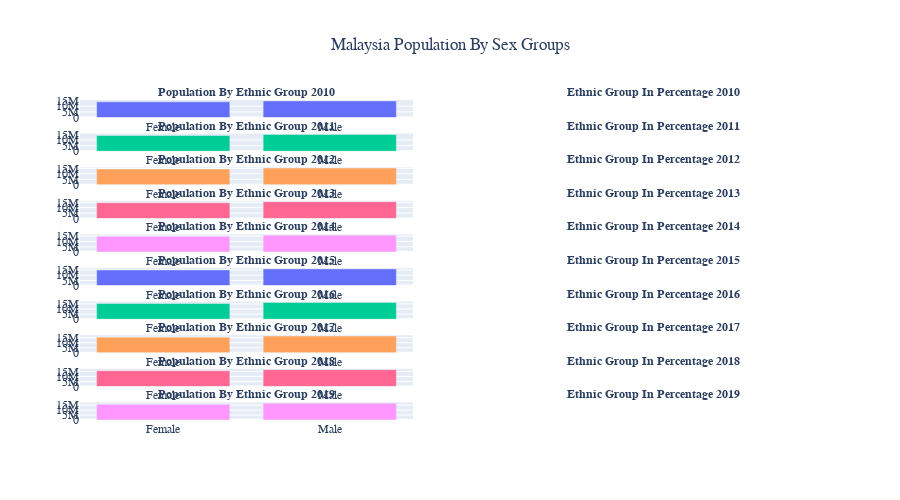

Write notebook code for a chart like this one.
### Code cell
fig = make_subplots(
    rows=10, cols=2,
    specs=[[{"type": "xy"},{"type": "domain"}],
           [{"type": "xy"},{"type": "domain"}],
           [{"type": "xy"},{"type": "domain"}],
           [{"type": "xy"},{"type": "domain"}],
           [{"type": "xy"},{"type": "domain"}],
           [{"type": "xy"},{"type": "domain"}],
           [{"type": "xy"},{"type": "domain"}],
           [{"type": "xy"},{"type": "domain"}],
           [{"type": "xy"},{"type": "domain"}],
           [{"type": "xy"},{"type": "domain"}]],
    subplot_titles=('<b>Population By Ethnic Group 2010</b>','<b>Ethnic Group In Percentage 2010</b>',
                    '<b>Population By Ethnic Group 2011</b>','<b>Ethnic Group In Percentage 2011</b>',
                    '<b>Population By Ethnic Group 2012</b>','<b>Ethnic Group In Percentage 2012</b>',
                    '<b>Population By Ethnic Group 2013</b>','<b>Ethnic Group In Percentage 2013</b>',
                    '<b>Population By Ethnic Group 2014</b>','<b>Ethnic Group In Percentage 2014</b>',
                    '<b>Population By Ethnic Group 2015</b>','<b>Ethnic Group In Percentage 2015</b>',
                    '<b>Population By Ethnic Group 2016</b>','<b>Ethnic Group In Percentage 2016</b>',
                    '<b>Population By Ethnic Group 2017</b>','<b>Ethnic Group In Percentage 2017</b>',
                    '<b>Population By Ethnic Group 2018</b>','<b>Ethnic Group In Percentage 2018</b>',
                    '<b>Population By Ethnic Group 2019</b>','<b>Ethnic Group In Percentage 2019</b>')
)
#Graph 2010
fig.add_trace(go.Bar(x = df_sex_population['Sex'], y = df_sex_population['2010'],name='2010'),row=1, col=1)
fig.add_trace(go.Pie(values=df_sex_population['Sex'],labels=df_sex_population['2010'],
                     textinfo='label+percent'),row=1, col=2)
#Graph 2011
fig.add_trace(go.Bar(x = df_sex_population['Sex'], y = df_sex_population['2011'],name='2011'),row=2, col=1)
fig.add_trace(go.Pie(values=df_sex_population['Sex'],labels=df_sex_population['2011'],
                     textinfo='label+percent'),row=2, col=2)
#Graph 2012
fig.add_trace(go.Bar(x = df_sex_population['Sex'], y = df_sex_population['2012'],name='2012'),row=3, col=1)
fig.add_trace(go.Pie(values=df_sex_population['Sex'],labels=df_sex_population['2012'],
                     textinfo='label+percent'),row=3, col=2)
#Graph 2013
fig.add_trace(go.Bar(x = df_sex_population['Sex'], y = df_sex_population['2013'],name='2013'),row=4, col=1)
fig.add_trace(go.Pie(values=df_sex_population['Sex'],labels=df_sex_population['2013'],
                     textinfo='label+percent'),row=4, col=2)
#Graph 2014
fig.add_trace(go.Bar(x = df_sex_population['Sex'], y = df_sex_population['2014'],name='2014'),row=5, col=1)
fig.add_trace(go.Pie(values=df_sex_population['Sex'],labels=df_sex_population['2014'],
                     textinfo='label+percent'),row=5, col=2)
#Graph 2015
fig.add_trace(go.Bar(x = df_sex_population['Sex'], y = df_sex_population['2015'],name='2015'),row=6, col=1)
fig.add_trace(go.Pie(values=df_sex_population['Sex'],labels=df_sex_population['2015'],
                     textinfo='label+percent'),row=6, col=2)
#Graph 2016
fig.add_trace(go.Bar(x = df_sex_population['Sex'], y = df_sex_population['2016'],name='2016'),row=7, col=1)
fig.add_trace(go.Pie(values=df_sex_population['Sex'],labels=df_sex_population['2016'],
                     textinfo='label+percent'),row=7, col=2)
#Graph 2017
fig.add_trace(go.Bar(x = df_sex_population['Sex'], y = df_sex_population['2017'],name='2017'),row=8, col=1)
fig.add_trace(go.Pie(values=df_sex_population['Sex'],labels=df_sex_population['2017'],
                     textinfo='label+percent'),row=8, col=2)
#Graph 2018
fig.add_trace(go.Bar(x = df_sex_population['Sex'], y = df_sex_population['2018'],name='2018'),row=9, col=1)
fig.add_trace(go.Pie(values=df_sex_population['Sex'],labels=df_sex_population['2018'],
                     textinfo='label+percent'),row=9, col=2)
#Graph 2019
fig.add_trace(go.Bar(x = df_sex_population['Sex'], y = df_sex_population['2019'],name='2019'),row=10, col=1)
fig.add_trace(go.Pie(values=df_sex_population['Sex'],labels=df_sex_population['2019'],
                     textinfo='label+percent'),row=10, col=2)

fig.update_layout(height=500, showlegend=False,
                 title_text='Malaysia Population By Sex Groups', title_x=0.5)
fig.update_annotations(font=dict(family="Helvetica", size=12))
fig.update_layout(font=dict(family="Helvetica", size=12))

#fig.show()

### Figure 1 — Plotly figure (JSON) as saved in the notebook; plotly's stock layout.template omitted (floating-point values rounded to 4 significant figures)
{"data": [{"name": "2010", "type": "bar", "x": ["Female", "Male"], "xaxis": "x", "y": [13858095, 14730542], "yaxis": "y"}, {"domain": {"x": [0.55, 1], "y": [0.945, 1]}, "labels": [13858095, 14730542], "textinfo": "label+percent", "type": "pie", "values": ["Female", "Male"]}, {"name": "2011", "type": "bar", "x": ["Female", "Male"], "xaxis": "x2", "y": [14081700, 14980200], "yaxis": "y2"}, {"domain": {"x": [0.55, 1], "y": [0.84, 0.895]}, "labels": [14081700, 14980200], "textinfo": "label+percent", "type": "pie", "values": ["Female", "Male"]}, {"name": "2012", "type": "bar", "x": ["Female", "Male"], "xaxis": "x3", "y": [14294400, 15214900], "yaxis": "y3"}, {"domain": {"x": [0.55, 1], "y": [0.735, 0.79]}, "labels": [14294400, 15214900], "textinfo": "label+percent", "type": "pie", "values": ["Female", "Male"]}, {"name": "2013", "type": "bar", "x": ["Female", "Male"], "xaxis": "x4", "y": [14608900, 15605100], "yaxis": "y4"}, {"domain": {"x": [0.55, 1], "y": [0.63, 0.685]}, "labels": [14608900, 15605100], "textinfo": "label+percent", "type": "pie", "values": ["Female", "Male"]}, {"name": "2014", "type": "bar", "x": ["Female", "Male"], "xaxis": "x5", "y": [14840600, 15867800], "yaxis": "y5"}, {"domain": {"x": [0.55, 1], "y": [0.525, 0.58]}, "labels": [14840600, 15867800], "textinfo": "label+percent", "type": "pie", "values": ["Female", "Male"]}, {"name": "2015", "type": "bar", "x": ["Female", "Male"], "xaxis": "x6", "y": [15074100, 16112300], "yaxis": "y6"}, {"domain": {"x": [0.55, 1], "y": [0.42, 0.475]}, "labels": [15074100, 16112300], "textinfo": "label+percent", "type": "pie", "values": ["Female", "Male"]}, {"name": "2016", "type": "bar", "x": ["Female", "Male"], "xaxis": "x7", "y": [15286800, 16346500], "yaxis": "y7"}, {"domain": {"x": [0.55, 1], "y": [0.315, 0.37]}, "labels": [15286800, 16346500], "textinfo": "label+percent", "type": "pie", "values": ["Female", "Male"]}, {"name": "2017", "type": "bar", "x": ["Female", "Male"], "xaxis": "x8", "y": [15479800, 16542600], "yaxis": "y8"}, {"domain": {"x": [0.55, 1], "y": [0.21, 0.265]}, "labels": [15479800, 16542600], "textinfo": "label+percent", "type": "pie", "values": ["Female", "Male"]}, {"name": "2018", "type": "bar", "x": ["Female", "Male"], "xaxis": "x9", "y": [15660800, 16721500], "yaxis": "y9"}, {"domain": {"x": [0.55, 1], "y": [0.105, 0.16]}, "labels": [15660800, 16721500], "textinfo": "label+percent", "type": "pie", "values": ["Female", "Male"]}, {"name": "2019", "type": "bar", "x": ["Female", "Male"], "xaxis": "x10", "y": [15751400, 16830600], "yaxis": "y10"}, {"domain": {"x": [0.55, 1], "y": [0, 0.055]}, "labels": [15751400, 16830600], "textinfo": "label+percent", "type": "pie", "values": ["Female", "Male"]}], "layout": {"annotations": [{"font": {"family": "Helvetica", "size": 12}, "showarrow": false, "text": "<b>Population By Ethnic Group 2010</b>", "x": 0.225, "xanchor": "center", "xref": "paper", "y": 1, "yanchor": "bottom", "yref": "paper"}, {"font": {"family": "Helvetica", "size": 12}, "showarrow": false, "text": "<b>Ethnic Group In Percentage 2010</b>", "x": 0.775, "xanchor": "center", "xref": "paper", "y": 1, "yanchor": "bottom", "yref": "paper"}, {"font": {"family": "Helvetica", "size": 12}, "showarrow": false, "text": "<b>Population By Ethnic Group 2011</b>", "x": 0.225, "xanchor": "center", "xref": "paper", "y": 0.895, "yanchor": "bottom", "yref": "paper"}, {"font": {"family": "Helvetica", "size": 12}, "showarrow": false, "text": "<b>Ethnic Group In Percentage 2011</b>", "x": 0.775, "xanchor": "center", "xref": "paper", "y": 0.895, "yanchor": "bottom", "yref": "paper"}, {"font": {"family": "Helvetica", "size": 12}, "showarrow": false, "text": "<b>Population By Ethnic Group 2012</b>", "x": 0.225, "xanchor": "center", "xref": "paper", "y": 0.79, "yanchor": "bottom", "yref": "paper"}, {"font": {"family": "Helvetica", "size": 12}, "showarrow": false, "text": "<b>Ethnic Group In Percentage 2012</b>", "x": 0.775, "xanchor": "center", "xref": "paper", "y": 0.79, "yanchor": "bottom", "yref": "paper"}, {"font": {"family": "Helvetica", "size": 12}, "showarrow": false, "text": "<b>Population By Ethnic Group 2013</b>", "x": 0.225, "xanchor": "center", "xref": "paper", "y": 0.685, "yanchor": "bottom", "yref": "paper"}, {"font": {"family": "Helvetica", "size": 12}, "showarrow": false, "text": "<b>Ethnic Group In Percentage 2013</b>", "x": 0.775, "xanchor": "center", "xref": "paper", "y": 0.685, "yanchor": "bottom", "yref": "paper"}, {"font": {"family": "Helvetica", "size": 12}, "showarrow": false, "text": "<b>Population By Ethnic Group 2014</b>", "x": 0.225, "xanchor": "center", "xref": "paper", "y": 0.58, "yanchor": "bottom", "yref": "paper"}, {"font": {"family": "Helvetica", "size": 12}, "showarrow": false, "text": "<b>Ethnic Group In Percentage 2014</b>", "x": 0.775, "xanchor": "center", "xref": "paper", "y": 0.58, "yanchor": "bottom", "yref": "paper"}, {"font": {"family": "Helvetica", "size": 12}, "showarrow": false, "text": "<b>Population By Ethnic Group 2015</b>", "x": 0.225, "xanchor": "center", "xref": "paper", "y": 0.475, "yanchor": "bottom", "yref": "paper"}, {"font": {"family": "Helvetica", "size": 12}, "showarrow": false, "text": "<b>Ethnic Group In Percentage 2015</b>", "x": 0.775, "xanchor": "center", "xref": "paper", "y": 0.475, "yanchor": "bottom", "yref": "paper"}, {"font": {"family": "Helvetica", "size": 12}, "showarrow": false, "text": "<b>Population By Ethnic Group 2016</b>", "x": 0.225, "xanchor": "center", "xref": "paper", "y": 0.37, "yanchor": "bottom", "yref": "paper"}, {"font": {"family": "Helvetica", "size": 12}, "showarrow": false, "text": "<b>Ethnic Group In Percentage 2016</b>", "x": 0.775, "xanchor": "center", "xref": "paper", "y": 0.37, "yanchor": "bottom", "yref": "paper"}, {"font": {"family": "Helvetica", "size": 12}, "showarrow": false, "text": "<b>Population By Ethnic Group 2017</b>", "x": 0.225, "xanchor": "center", "xref": "paper", "y": 0.265, "yanchor": "bottom", "yref": "paper"}, {"font": {"family": "Helvetica", "size": 12}, "showarrow": false, "text": "<b>Ethnic Group In Percentage 2017</b>", "x": 0.775, "xanchor": "center", "xref": "paper", "y": 0.265, "yanchor": "bottom", "yref": "paper"}, {"font": {"family": "Helvetica", "size": 12}, "showarrow": false, "text": "<b>Population By Ethnic Group 2018</b>", "x": 0.225, "xanchor": "center", "xref": "paper", "y": 0.16, "yanchor": "bottom", "yref": "paper"}, {"font": {"family": "Helvetica", "size": 12}, "showarrow": false, "text": "<b>Ethnic Group In Percentage 2018</b>", "x": 0.775, "xanchor": "center", "xref": "paper", "y": 0.16, "yanchor": "bottom", "yref": "paper"}, {"font": {"family": "Helvetica", "size": 12}, "showarrow": false, "text": "<b>Population By Ethnic Group 2019</b>", "x": 0.225, "xanchor": "center", "xref": "paper", "y": 0.055, "yanchor": "bottom", "yref": "paper"}, {"font": {"family": "Helvetica", "size": 12}, "showarrow": false, "text": "<b>Ethnic Group In Percentage 2019</b>", "x": 0.775, "xanchor": "center", "xref": "paper", "y": 0.055, "yanchor": "bottom", "yref": "paper"}], "font": {"family": "Helvetica", "size": 12}, "height": 500, "showlegend": false, "title": {"text": "Malaysia Population By Sex Groups", "x": 0.5}, "xaxis": {"anchor": "y", "domain": [0, 0.45]}, "xaxis10": {"anchor": "y10", "domain": [0, 0.45]}, "xaxis2": {"anchor": "y2", "domain": [0, 0.45]}, "xaxis3": {"anchor": "y3", "domain": [0, 0.45]}, "xaxis4": {"anchor": "y4", "domain": [0, 0.45]}, "xaxis5": {"anchor": "y5", "domain": [0, 0.45]}, "xaxis6": {"anchor": "y6", "domain": [0, 0.45]}, "xaxis7": {"anchor": "y7", "domain": [0, 0.45]}, "xaxis8": {"anchor": "y8", "domain": [0, 0.45]}, "xaxis9": {"anchor": "y9", "domain": [0, 0.45]}, "yaxis": {"anchor": "x", "domain": [0.945, 1]}, "yaxis10": {"anchor": "x10", "domain": [0, 0.055]}, "yaxis2": {"anchor": "x2", "domain": [0.84, 0.895]}, "yaxis3": {"anchor": "x3", "domain": [0.735, 0.79]}, "yaxis4": {"anchor": "x4", "domain": [0.63, 0.685]}, "yaxis5": {"anchor": "x5", "domain": [0.525, 0.58]}, "yaxis6": {"anchor": "x6", "domain": [0.42, 0.475]}, "yaxis7": {"anchor": "x7", "domain": [0.315, 0.37]}, "yaxis8": {"anchor": "x8", "domain": [0.21, 0.265]}, "yaxis9": {"anchor": "x9", "domain": [0.105, 0.16]}}}
